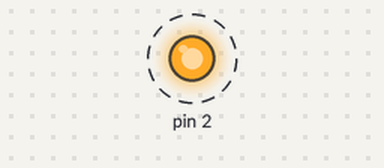
A sketch run on a simulated Arduino Uno, built with avr-gcc and run on an emulated ATmega328P. On the bench: output pins drawn as LEDs (lit = HIGH). Dashed ring = blinking.

Above: at 0.05 s.
Timing chart, 0 to 3.0 s (numbered marks = the images above):
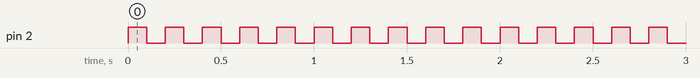

Measured:
- by itself, pin 2: alternates HIGH for 0.10 s and LOW for 0.10 s

The sketch:

Blinker.ino
```cpp
#include "Blinker.h"

Blinker ledBlinker(2);  // LED is on pin 2 for Lolin board

void setup() {
   // no setup needed
}

void loop() {
  ledBlinker.blink(100);  // Blink every 1000 ms or 1 second
}
```

Blinker.cpp
```cpp
#include "Blinker.h"

Blinker::Blinker(int pin) {
  pinMode(pin, OUTPUT);
  _pin = pin;
}

void Blinker::blink(int duration) {
  digitalWrite(_pin, HIGH);   // turn the LED on (HIGH is the voltage level)
  delay(duration);                       // wait for a second
  digitalWrite(_pin, LOW);    // turn the LED off by making the voltage LOW
  delay(duration);                       // wait for a second
}
```

Blinker.h
```cpp
#ifndef Blinker_h
#define Blinker_h

#include "Arduino.h"

class Blinker {
  public:
    Blinker(int pin);
    void blink(int duration);
  private:
    int _pin;
};

#endif
```
